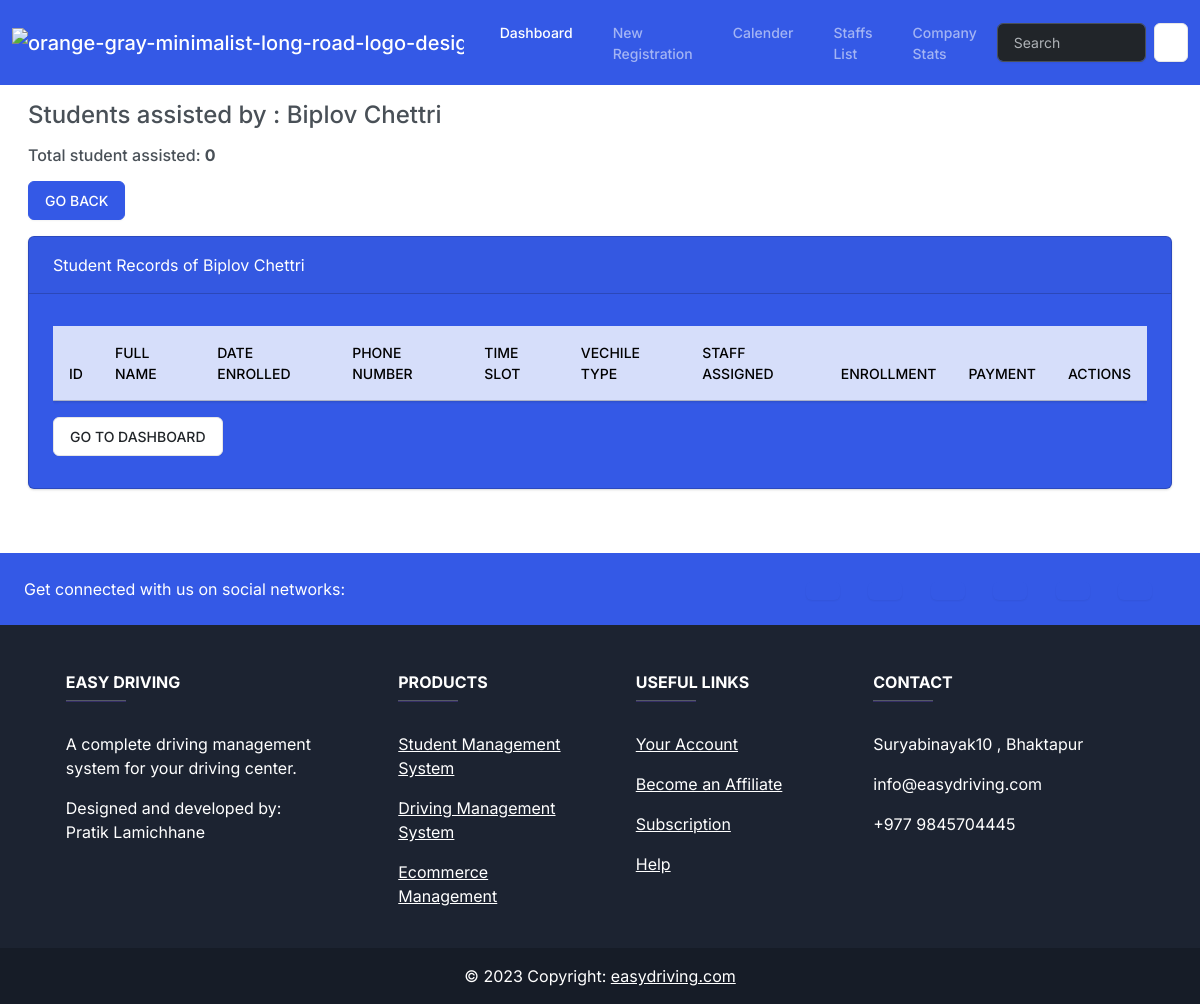
Before: /staffs/students/5/ with the older database file.
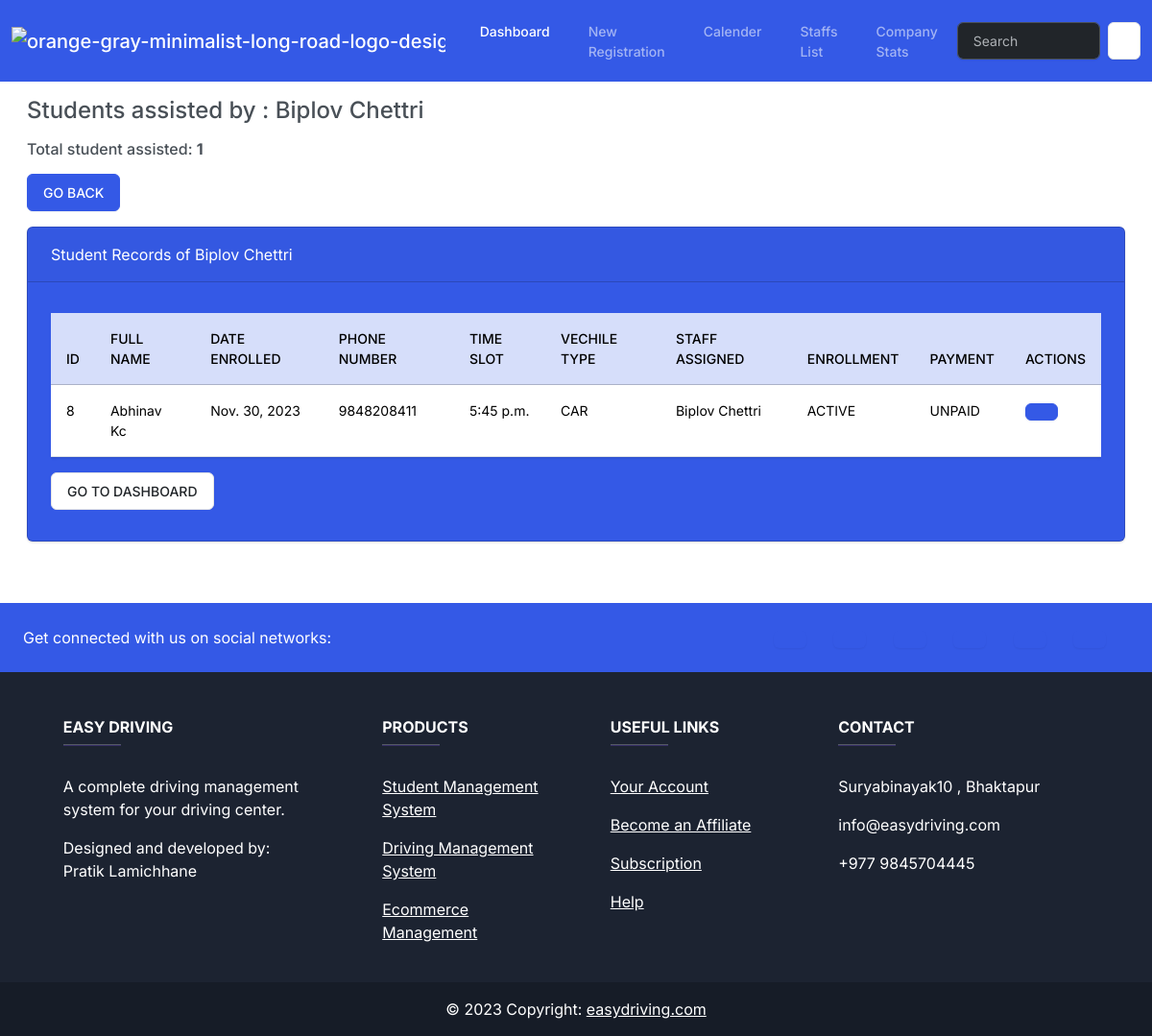
After: the same page with the newer database file.
### management/models.py (models this page shows, shortened)
class Staffs(models.Model):
    staff_id = models.AutoField (primary_key=True)
    staff_name = models.CharField(max_length=100)
    phone_number = models.IntegerField()
    tutor_type = models.CharField(max_length=50,
                  choices= TUTOR_TYPE,
                  default="BIKE/SCOOTER")
    def __str__(self):
        return  f'{self.staff_name}'

class Student(models.Model):
    id = models.AutoField (primary_key=True)
    student_name = models.CharField(max_length=100)
    phone_number = models.IntegerField()
    date_enrolled = models.DateField()
    time_slot= models.TimeField()
    vehicle_type = models.CharField(max_length=9,
                  choices= VECHILE_CHOICES,
                  default="BIKE")
    enrollment_status = models.CharField(max_length=9,
                  choices= ENROLLMENT_STATUS,
                  default="ACTIVE")
    payment_status = models.CharField(max_length=30,
                  choices= PAYMENT_STATUS,
                  default="UNPAID")
    final_amount = models.PositiveIntegerField()
    staff_assigned = models.ForeignKey(
        Staffs,
        on_delete=models.SET_NULL,
        blank = True,
        null = True,
        related_name='students_assigned'
    )

### management/views.py (the view)
# urls.py: path('staffs/students/<int:staff_id>/', views.students_assigned_to_staff, name='staff_students'),
def students_assigned_to_staff(request, staff_id):
    staff = get_object_or_404(Staffs, pk=staff_id)
    return render(request, 'management/staff_students.html', {
        'staff': staff
    })

### management/templates/management/staff_students.html (shortened to what this page needs)
{% extends "management/base.html" %}
{% block body %}
    <div class="container-fluid">
        <h4 class="m-3 mb-0"></i> Students assisted by : {{ staff.staff_name }}
        </h4>
        <h6 class="m-3 mb-0">Total student assisted: <strong>{{staff.students_assigned.count}}</strong></h6>
        <a href="{% url "staffs" %}" class="btn btn-primary m-3 mb-0">GO BACK</a>
        <div class="row">
          <div class="col-12">
            <div class="card text-white bg-primary m-3" bis_skin_checked="1">
              <div class="card-header" bis_skin_checked="1"> Student Records of {{staff.staff_name}}
            </div>
              <div class="card-body" bis_skin_checked="1">
                <p class="card-text">
                  <div class="table-responsive">
                  <table class="table table-hover">
                    <thead>
                      <tr class="table-primary">
                        <th scope="col">ID</th>
                        <th scope="col">Full Name</th>
                        <th scope="col">Date Enrolled</th>
                        <th scope="col">Phone Number</th>
                        <th scope="col">Time Slot</th>
                        <th scope="col">Vechile Type</th>
                        <th scope="col">Staff Assigned</th>
                        <th scope="col">Enrollment</th>
                        <th scope="col">Payment</th>
                        <th scope="col">Actions</th>
                      </tr>
                    </thead>
                   {% for student in staff.students_assigned.all %}
                   <tr>
                    <td>{{ student.id }}</td>
                    <td>{{ student.student_name }}</td>
                    <td>{{ student.date_enrolled }}</td>
                    <td>{{ student.phone_number }}</td>
                    <td>{{ student.time_slot }}</td>
                    <td>{{ student.vehicle_type }}</td>
                    <td>{{ student.staff_assigned }}</td>
                    <td>{{ student.enrollment_status}}</td>
                    <td>{{ student.payment_status}}</td>
                    <td><a type="button" class="btn btn-primary" href="{% url 'view_student' student.id%}" data-bs-toggle="modal" data-bs-target="#mymodal{{student.id}}"
                      ></a>
                    </td>
                   </tr>
                   {% endfor %}
                  </table>
                  <a href="{% url "index" %}" class="btn btn-secondary ">GO TO DASHBOARD</a>
                </div>
                </p>
              </div>
            </div>
          </div>
        </div>
      </div>
{% endblock body %}

Changed rows visible on the page:
changed Staffs "Biplov Chettri": students_assigned.count "0" → "1"
now on this page (row edited): Student: id "8", student_name "Abhinav Kc", date_enrolled "Nov. 30, 2023", phone_number "9848208411", time_slot "5:45 p.m.", vehicle_type "CAR", staff_assigned "Biplov Chettri", enrollment_status "ACTIVE", payment_status "UNPAID"
